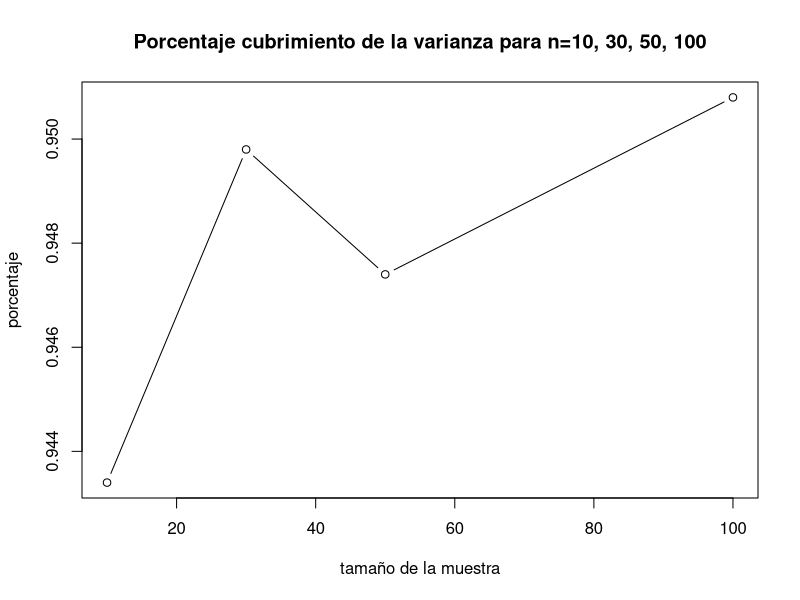
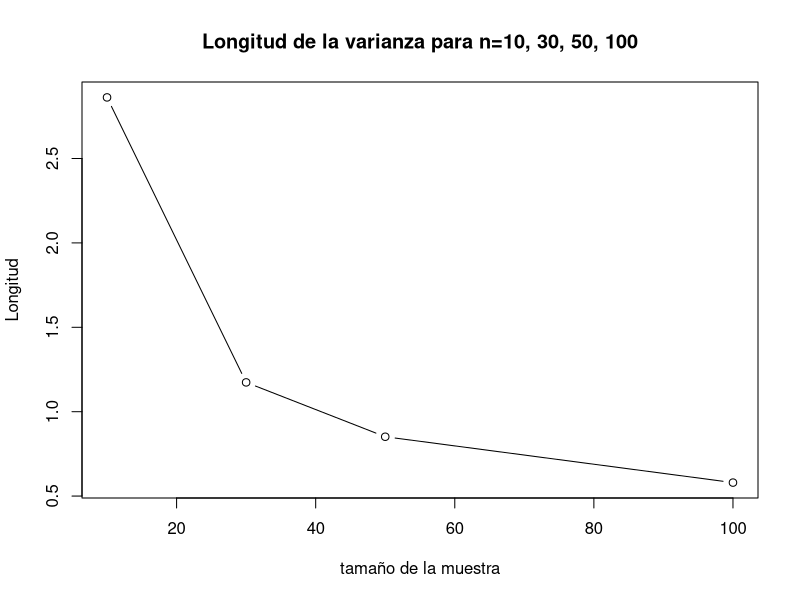

Write R code to recreate these figures, in order.
### Para la Varianza ###

B <- 5000 ## número de experimentos
coeficiente<- 0.95
alpha <- 1-coeficiente

#---Para n=10---#
n1 <- 10 ## tamaño de muestra

muestras1 <- replicate(B, rnorm(n1, 5, 1))

calcula.el.intervalo1 <- function(columna) {
  
  m1 <- muestras1[, columna]
  
  lim.inf1 <- (n1-1)*(var(m1)) / qchisq(1-alpha/2,n1-1)
  lim.sup1 <- (n1-1)*(var(m1)) / qchisq(alpha/2,n1-1)
  
  c(lim.inf1, lim.sup1)
}

#Cálculo de los nuevos intervalos#
c1=0
mis.intervalos1 <- matrix(rep(0, 10000), nrow = 2) ## matriz de ceros

for(i in 1:5000) {
  mis.intervalos1[,i] <- calcula.el.intervalo1(i)
  if (mis.intervalos1[1, i] <= 1 && mis.intervalos1[2, i] >= 1){
    c1= c1+1
  }
  else{
    c1=c1
  }
}

Porcentaje1 <- c1/5000 #Proporcion de intervalos que atrapan al parametro

longitud1 <- numeric(length = B)
for (i in 1:B){
  longitud1[i]=(mis.intervalos1[2,i]-mis.intervalos1[1,i])
  longitudpro1=sum(longitud1)/B
}

#---Para n=30---#
n2 <- 30 ## tamaño de muestra

muestras2 <- replicate(B, rnorm(n2, 5, 1))

calcula.el.intervalo2 <- function(columna) {
  
  m2 <- muestras2[, columna]
  
  lim.inf2 <- (n2-1)*(var(m2)) / qchisq(1-alpha/2,n2-1)
  lim.sup2 <- (n2-1)*(var(m2)) / qchisq(alpha/2,n2-1)
  
  c(lim.inf2, lim.sup2)
}

#Cálculo de los nuevos intervalos#
c2=0
mis.intervalos2 <- matrix(rep(0, 10000), nrow = 2) ## matriz de ceros

for(i in 1:5000) {
  mis.intervalos2[,i] <- calcula.el.intervalo2(i)
  if (mis.intervalos2[1, i] <= 1 && mis.intervalos2[2, i] >= 1){
    c2= c2+1
  }
  else{
    c2=c2
  }
}

Porcentaje2 <- c2/5000 #Proporcion de intervalos que atrapan al parametro

longitud2 <- numeric(length = B)
for (i in 1:B){
  longitud2[i]=(mis.intervalos2[2,i]-mis.intervalos2[1,i])
  longitudpro2=sum(longitud2)/B
}

#---Para n=50---#
n3 <- 50 ## tamaño de muestra


muestras3 <- replicate(B, rnorm(n3, 5, 1))

calcula.el.intervalo3 <- function(columna) {
  
  m3 <- muestras3[, columna]
  
  lim.inf3 <- (n3-1)*(var(m3)) / qchisq(1-alpha/2,n3-1)
  lim.sup3 <- (n3-1)*(var(m3)) / qchisq(alpha/2,n3-1)
  
  c(lim.inf3, lim.sup3)
}

#Cálculo de los nuevos intervalos#
c3=0
mis.intervalos3 <- matrix(rep(0, 10000), nrow = 2) ## matriz de ceros

for(i in 1:5000) {
  mis.intervalos3[,i] <- calcula.el.intervalo3(i)
  if (mis.intervalos3[1, i] <= 1 && mis.intervalos3[2, i] >= 1){
    c3= c3+1
  }
  else{
    c3=c3
  }
}

Porcentaje3 <- c3/5000 #Proporcion de intervalos que atrapan al parametro

longitud3 <- numeric(length = B)
for (i in 1:B){
  longitud3[i]=(mis.intervalos3[2,i]-mis.intervalos3[1,i])
  longitudpro3=sum(longitud3)/B
}

#---Para n=100---#
n4 <- 100 ## tamaño de muestra

muestras4 <- replicate(B, rnorm(n4, 5, 1))

calcula.el.intervalo4 <- function(columna) {
  
  m4 <- muestras4[, columna]
  
  lim.inf4 <- (n4-1)*(var(m4)) / qchisq(1-alpha/2,n4-1)
  lim.sup4 <- (n4-1)*(var(m4)) / qchisq(alpha/2,n4-1)
  
  c(lim.inf4, lim.sup4)
}

#Cálculo de los nuevos intervalos#
c4=0
mis.intervalos4 <- matrix(rep(0, 10000), nrow = 2) ## matriz de ceros

for(i in 1:5000) {
  mis.intervalos4[,i] <- calcula.el.intervalo4(i)
  if (mis.intervalos4[1, i] <= 1 && mis.intervalos4[2, i] >= 1){
    c4= c4+1
  }
  else{
    c4=c4
  }
}

Porcentaje4 <- c4/5000 #Proporcion de intervalos que atrapan al parametro

longitud4 <- numeric(length = B)
for (i in 1:B){
  longitud4[i]=(mis.intervalos4[2,i]-mis.intervalos4[1,i])
  longitudpro4=sum(longitud4)/B
}

tabla_cv<-c(Porcentaje1,Porcentaje2,Porcentaje3,Porcentaje4)
tabla_sd<-c(longitudpro1,longitudpro2,longitudpro3,longitudpro4)
tabla_cs<-c(n1,n2,n3,n4)

### Graficos ###
plot(tabla_cs, tabla_cv, type="b", main="Porcentaje cubrimiento de la varianza para n=10, 30, 50, 100", 
     xlab="tamaño de la muestra", ylab="porcentaje")
plot(tabla_cs, tabla_sd, type="b", main="Longitud de la varianza para n=10, 30, 50, 100", 
     xlab="tamaño de la muestra", ylab="Longitud")


